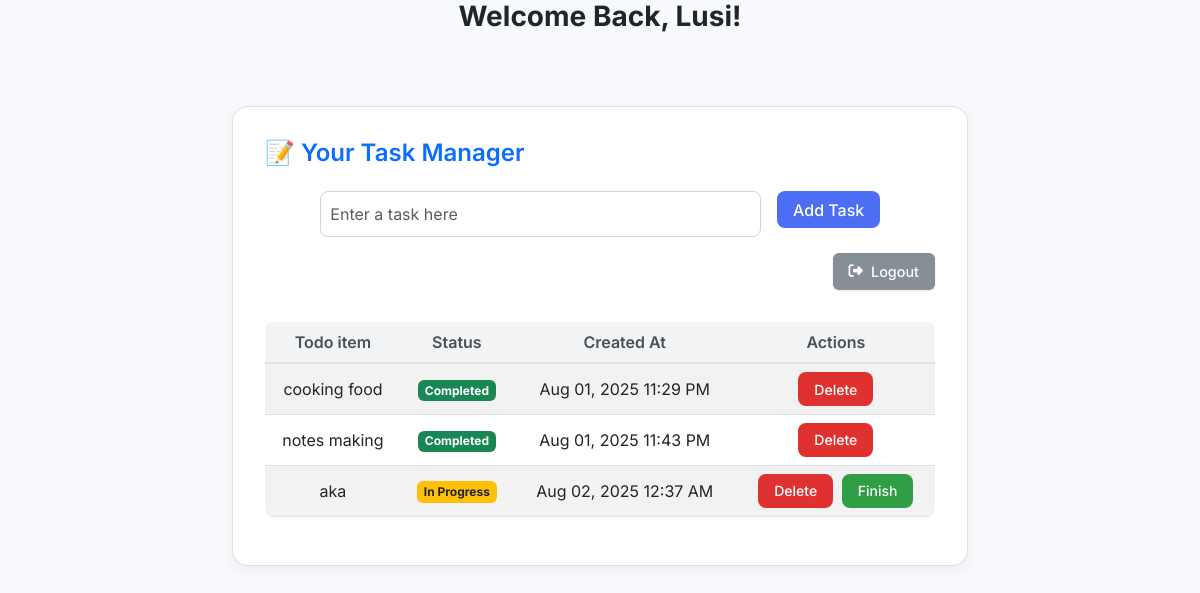
Page /home/ (signed in) on the committed database.
### todoapp/models.py (models this page shows, shortened)
class todo(models.Model):
    user = models.ForeignKey(User, on_delete=models.CASCADE)
    todo_name = models.CharField(max_length=1000)
    status = models.BooleanField(default=False)
    created_at = models.DateTimeField(auto_now_add=True)  # ✅ ADD THIS LINE

### todoapp/views.py (the view, shortened to what this page needs)
# urls.py: path('home/', views.home, name='home'),
@login_required
def home(request):
    todos = todo.objects.filter(user=request.user)
    return render(request, 'todoapp/todo.html', {'todos': todos})

### todoapp/templates/todoapp/todo.html (shortened to what this page needs)
<!DOCTYPE html>
<html lang="en">
<head>
  <link href="https://cdn.jsdelivr.net/npm/bootstrap@5.3.0/dist/css/bootstrap.min.css" rel="stylesheet">
  <link rel="stylesheet" href="https://cdnjs.cloudflare.com/ajax/libs/font-awesome/6.4.0/css/all.min.css" />
</head>
<body>
  <section class="container">
    <div class="text-center mb-4">
      <h3 class="fw-bold text-dark">Welcome Back, {{ user.username|capfirst }}!</h3>
    </div>
    <div class="row justify-content-center">
      <div class="col-md-10 col-lg-8">
        <div class="card">
          <h4 class="mb-4">
            📝 <span class="text-primary">Your Task Manager</span>
          </h4>
          <form method="POST" class="row g-3 justify-content-center mb-3">
            <div class="col-8">
              <input type="text" class="form-control" name="task" placeholder="Enter a task here" />
            </div>
            <div class="col-auto">
              <button type="submit" class="btn btn-primary">Add Task</button>
            </div>
          </form>
          <div class="d-flex justify-content-end mb-3">
            <a href="{% url 'logout' %}" class="btn btn-logout d-inline-flex align-items-center px-3 py-2">
              <i class="fas fa-sign-out-alt me-2"></i> Logout
            </a>
          </div>
          <table class="table table-striped text-center">
            <thead>
              <tr>
                <th>Todo item</th>
                <th>Status</th>
                <th>Created At</th>
                <th>Actions</th>
              </tr>
            </thead>
            <tbody>
              {% for i in todos %}
              <tr>
                <td>{{ i.todo_name }}</td>
                <td>
                  {% if i.status %}
                  <span class="badge bg-success">Completed</span>
                  {% else %}
                  <span class="badge bg-warning text-dark">In Progress</span>
                  {% endif %}
                </td>
                <td>
                  {% if i.created_at %}
                  {{ i.created_at|date:"M d, Y h:i A" }}
                  {% else %}
                  Not Available
                  {% endif %}
                </td>
                <td>
                  {% if i.id %}
                  <a href="{% url 'delete-task' i.id %}" class="btn btn-danger btn-sm">Delete</a>
                  {% if not i.status %}
                  <a href="{% url 'update-task' i.id %}" class="btn btn-success btn-sm ms-1">Finish</a>
                  {% endif %}
                  {% endif %}
                </td>
              </tr>
              {% empty %}
              <tr>
                <td colspan="4" class="text-muted fst-italic py-4">You have no tasks yet. Add your first one above!</td>
              </tr>
              {% endfor %}
            </tbody>
          </table>
        </div>
      </div>
    </div>
  </section>
</body>
</html>

### todoapp/templates/todoapp/todo.html (style rules this page uses)
body { margin: 0; padding: 0; font-family: 'Inter', sans-serif; background-color: #f8f9fc; display: flex; justify-content: center; align-items: flex-start; min-height: 100vh; }
.card { background-color: #fff; border-radius: 16px; box-shadow: 0 4px 12px rgba(0, 0, 0, 0.05); padding: 2rem; margin-top: 3rem; border: 1px solid #e0e0e0; }
h3, h4 { font-weight: 600; color: #333; }
.form-control { border-radius: 8px; padding: 0.6rem; border: 1px solid #ced4da; }
.btn { border-radius: 8px; font-weight: 500; padding: 0.4rem 1rem; }
.btn-primary { background-color: #4c6ef5; border: none; }
.btn-danger { background-color: #e03131; border: none; }
.btn-success { background-color: #2f9e44; border: none; }
.btn-logout { background-color: #868e96; color: white; font-size: 0.9rem; border: none; border-radius: 6px; transition: all 0.3s ease-in-out; box-shadow: 0 1px 3px rgba(0, 0, 0, 0.1); }
.table { margin-top: 1rem; background-color: #fff; border-radius: 8px; overflow: hidden; border-collapse: separate; border-spacing: 0; }
.table thead th { background-color: #f1f3f5; font-weight: 600; color: #495057; border-bottom: 2px solid #dee2e6; }
.table td { vertical-align: middle; }
.badge { font-size: 0.75rem; padding: 0.4em 0.6em; border-radius: 6px; }

### rows in the picture
todo: todo_name "cooking food", status "Completed", created_at "Aug 01, 2025 11:29 PM", shows "Delete"
todo: todo_name "notes making", status "Completed", created_at "Aug 01, 2025 11:43 PM", shows "Delete"
todo: todo_name "aka", status "In Progress", created_at "Aug 02, 2025 12:37 AM", shows "Delete"

### other values in the picture
{{ user.username|capfirst }} "Lusi"
